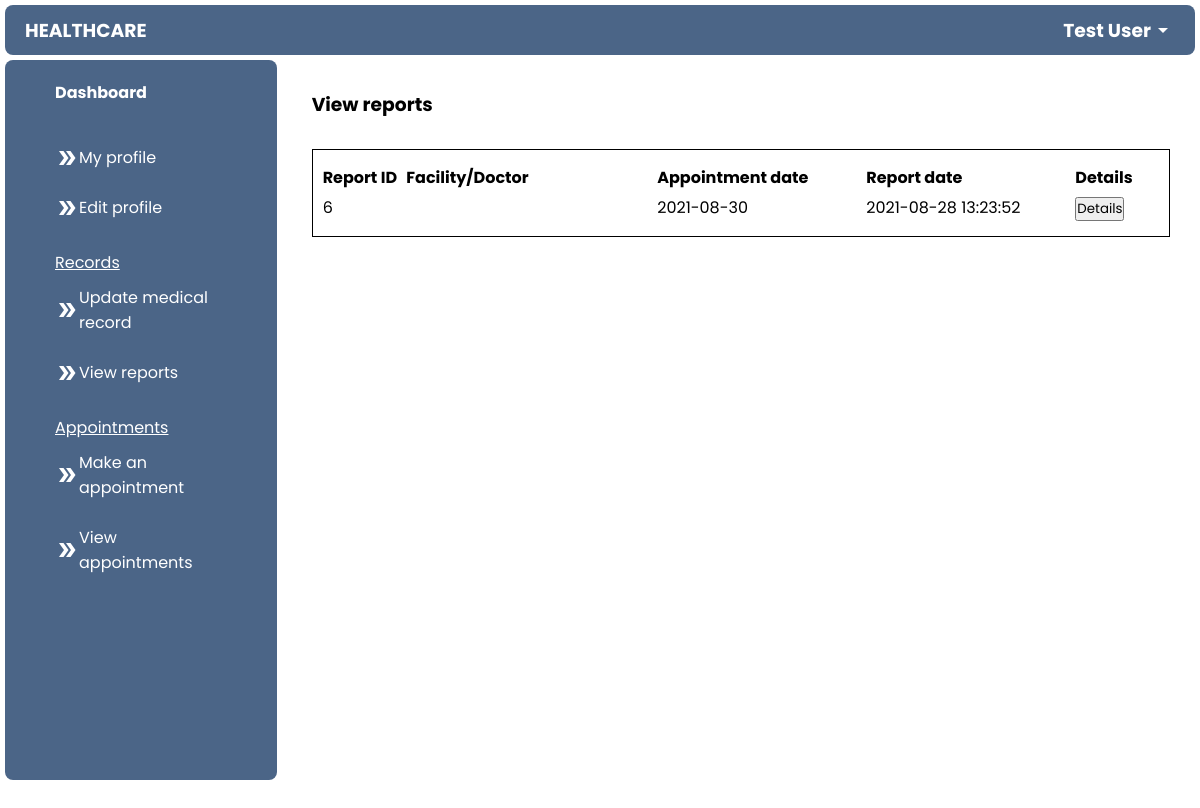
Before: /patient/view_reports.php (signed in) with the older database file.
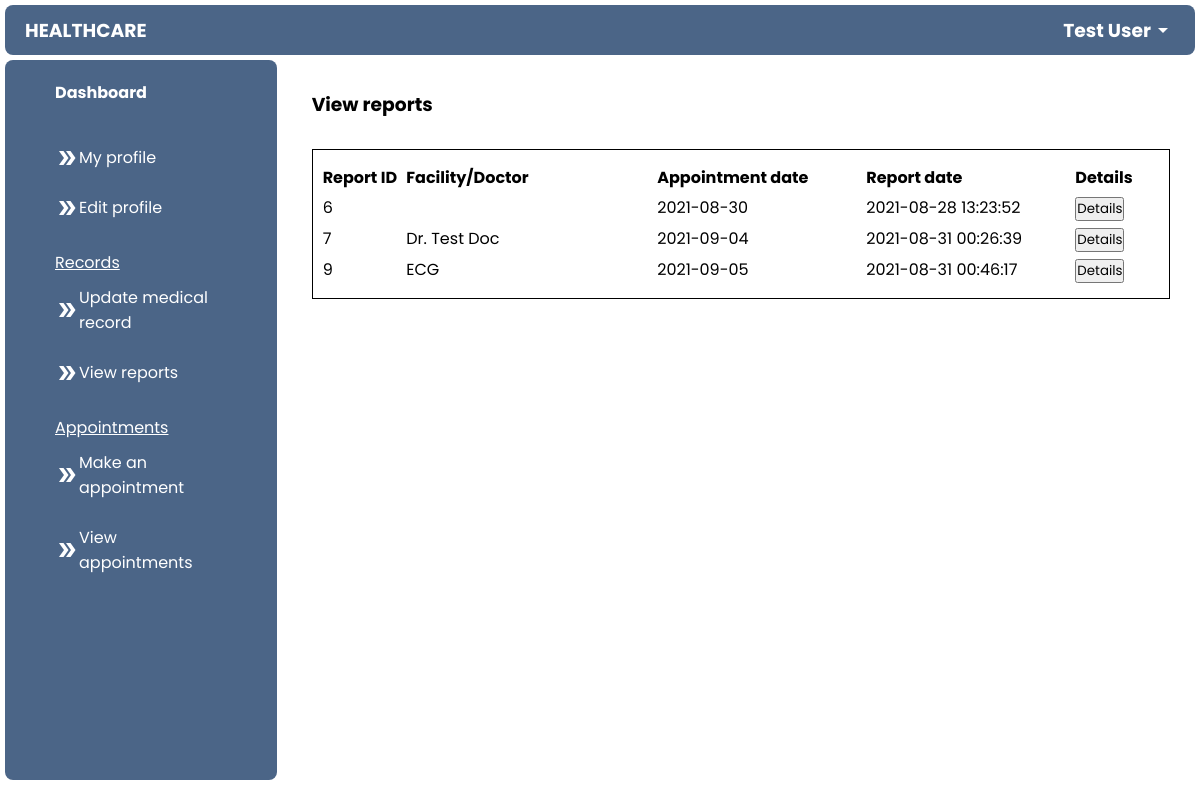
After: the same page with the newer database file.
### tables this page shows
CREATE TABLE `patient` (
  `p_id` int(11) NOT NULL,
  `name` varchar(255) NOT NULL,
  `email` varchar(255) NOT NULL,
  `password` varchar(255) NOT NULL,
  `address` varchar(255) NOT NULL,
  `age` int(100) NOT NULL,
  `gender` enum('male','female','other') NOT NULL,
  `reg_date` datetime NOT NULL DEFAULT current_timestamp()
);

CREATE TABLE `report` (
  `report_id` int(100) NOT NULL,
  `p_id` int(100) DEFAULT NULL,
  `d_id` int(100) DEFAULT NULL,
  `value` varchar(255) DEFAULT NULL,
  `diagnosis` varchar(255) DEFAULT NULL,
  `prescription` longtext DEFAULT NULL,
  `notes` longtext DEFAULT NULL,
  `appointment_date` date NOT NULL,
  `report_date` datetime NOT NULL DEFAULT current_timestamp()
);

### patient/view_reports.php (the view, shortened to what this page needs)
<?php
$email = $_SESSION['email'];
include("../connect.php");
$sql = mysqli_query($con, "SELECT * FROM patient WHERE email = '$email'");
$row = mysqli_fetch_array($sql);
$id = $row["p_id"];
?>
<!DOCTYPE html>
<html lang="en">
<head>
    <link rel="stylesheet" href="../css/add.css">
</head>
<body>
    <?php include('navigation.php'); ?>
    <main>
        <h3 style="margin-bottom: 30px;">View reports</h3>
            <div class="box" style="margin-bottom: 50px;">
                <div class="headings">
                    <h4 style="width: 10%;">Report ID</h4>
                    <h4 style="width: 30%;">Facility/Doctor</h4>
                    <h4 style="width: 25%;">Appointment date</h4>
                    <h4 style="width: 25%;">Report date</h4>
                    <h4 style="width: 10%;">Details</h4>
                </div>
                <?php
                $result2 = mysqli_query($con, "SELECT * FROM (patient INNER JOIN report ON patient.p_id = report.p_id) WHERE patient.p_id = $id");
                while ($row2 = mysqli_fetch_array($result2)) {
                ?>
                    <div class="entries">
                        <p style="width: 10%;"><?php echo $row2["report_id"]; ?></p>
                        <p style="width: 30%;"><?php echo $row2["value"]; ?></p>
                        <p style="width: 25%;"><?php echo $row2["appointment_date"]; ?></p>
                        <p style="width: 25%;"><?php echo $row2["report_date"]; ?></p>
                        <p style="width: 10%;"><button onclick="myFunction1<?php echo $row2["report_id"]; ?>()" id="myBtn <?php echo $row2["report_id"]; ?>">Details</button></p>
                    </div>
                <?php } ?>
            </div>
    </main>
    </div>
</body>
</html>

### patient/navigation.php (shortened to what this page needs)
<?php
include('../connect.php');
$email = $_SESSION['email'];
$sql=mysqli_query($con, "SELECT * FROM patient WHERE email = '$email'");
$row=mysqli_fetch_array($sql);
$name=$row["name"];
?>
<link rel="stylesheet" href="../css/nav.css">
<header>
        <h3>HEALTHCARE</h3>
        <div class="dropdown">
            <div class="user">
                <h3><?php echo $name; ?></h3>
                <span class="material-icons">
                </span>
            </div>
        </div>
    </header>
    <div class="container">
        <nav>
        <div class="nav-content">
                <a href="./dashboard.php"><h4>Dashboard</h4></a>
            </div>
            <div class="nav-content">
                <u>
                    <p></p>
                </u>
                <a href="./my_profile.php"><span class="material-icons">
                </span>My profile</a><br>
                <a href="./edit_profile.php?id=<?php echo $row["p_id"]?>"><span class="material-icons">
                </span>Edit profile</a>
            </div>
            <div class="nav-content">
                <u>
                    <p>Records</p>
                </u>
                <a href="./update_record.php?id=<?php echo $row["p_id"]?>"><span class="material-icons">
                </span>Update medical record</a><br>
                <a href="./view_reports.php"><span class="material-icons">
                </span>View reports</a>
            </div>
            <div class="nav-content">
                <u>
                    <p>Appointments</p>
                </u>
                <a href="./make_appointment.php"><span class="material-icons">
                </span>Make an appointment</a><br>
                <a href="./view_appointments.php"><span class="material-icons">
                </span>View appointments</a>
            </div>
        </nav>

### css/add.css (style rules this page uses)
main { overflow: auto; }
.box { margin-top: 10px; width: 100%; height: auto; padding: 10px; border: 1px solid black; }
.box .headings, .box .entries, .d-row { display: flex; margin: 5px 0; }

### css/nav.css (style rules this page uses)
* { padding: 0; margin: 0; box-sizing: border-box; font-family: 'Poppins', sans-serif; }
body { overflow: hidden; height: 100vh; }
a { text-decoration: none; color: black; }
header { display: flex; align-items: center; justify-content: space-between; width: 100%-5px; height: 50px; padding:0 20px; background-color: #4B6587; color: #ffffff; border-radius: 0.5rem; margin: 5px; }
.dropdown { position: relative; display: inline-block; }
header .user { display: flex; align-items: center; cursor: pointer; }
.container { display: flex; height: 100%; }
nav { flex: 1; background-color: #4B6587; width: 100%; height: 90%; margin: 5px; margin-top: 0; color: white; padding: 0 50px; border-radius: 0.5rem; overflow: auto; }
.nav-content { margin: 20px 0; }
.nav-content a { display: flex; align-items: center; text-decoration: none; color: white; font-size: 16px; }
.nav-content p { padding: 10px 0; }
main { flex: 5; width: 100%; padding: 30px; }

### patient/navigation.php (style rules this page uses)
main { margin-bottom: 50px; }

Changed rows visible on the page:
added report: report_id "7", value "Dr. Test Doc", appointment_date "2021-09-04", report_date "2021-08-31 00:26:39"
added report: report_id "9", value "ECG", appointment_date "2021-09-05", report_date "2021-08-31 00:46:17"
